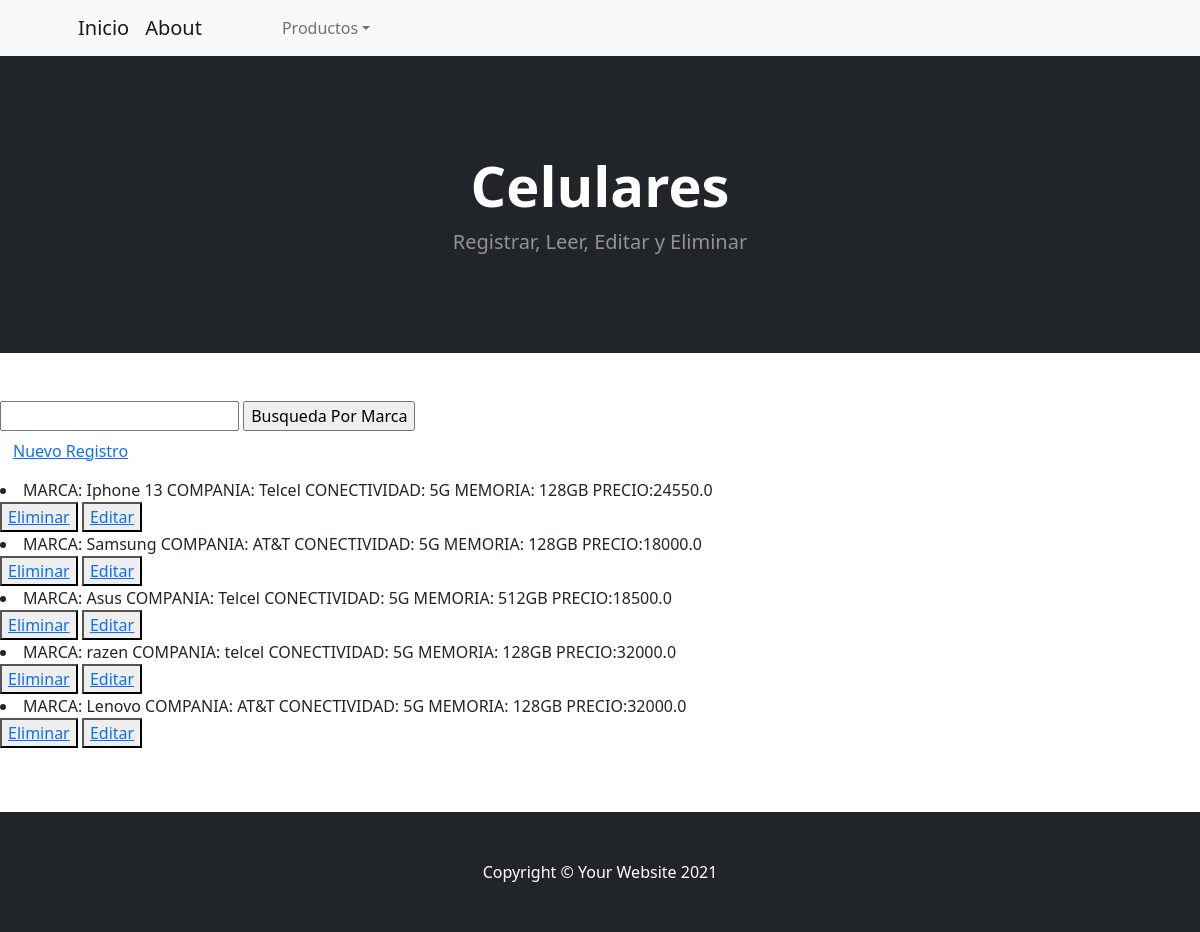
The page /AppTecno/leerCelulares on the database as committed earlier.
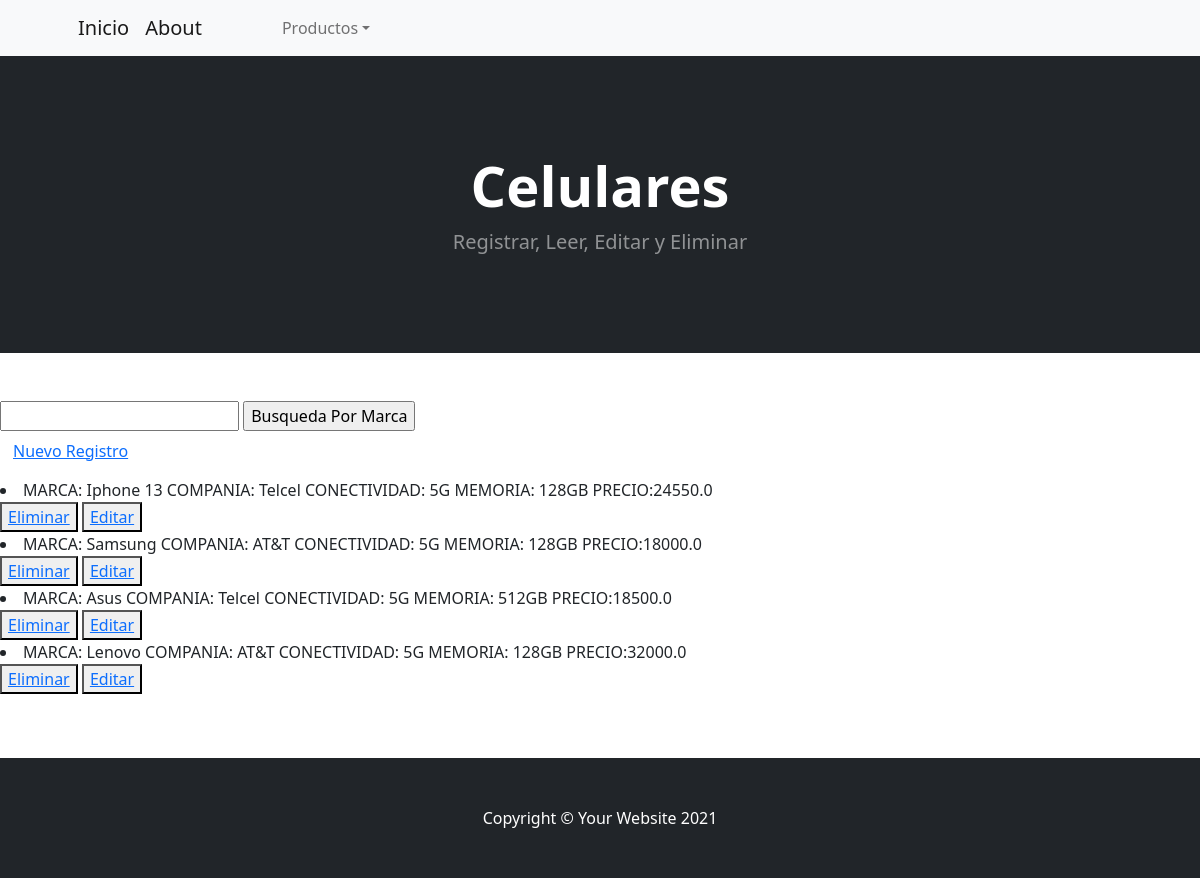
The same page on the database as committed later.
### AppTecno/models.py (models this page shows)
class Celulares(models.Model):
    marca = models.CharField(max_length=10)
    compania = models.CharField(max_length=10)
    conectividad = models. CharField(max_length=3)
    memoria = models.CharField (max_length=6)
    precio = models.FloatField ()
    def __str__(self):
        return f"MARCA: {self.marca} COMPANIA: {self.compania} CONECTIVIDAD: {self.conectividad} MEMORIA: {self.memoria} PRECIO:{self.precio}"

### AppTecno/views.py (the view)
# urls.py: path('leerCelulares',views.leerCelulares,name="LeerCelulares"),
def leerCelulares (request):
    celulares = Celulares.objects.all()
    contexto = {"celulares":celulares}
    return render (request, "AppTecno/leerCelulares.html", contexto)

### AppTecno/templates/AppTecno/leerCelulares.html (shortened to what this page needs)
{%extends "AppInicio/base.html"%}
{%load static%}
{%block dep%}
<a class="navbar-brand" href="#!">About</a>
{%endblock%}
{%block head%}
<h1 class="display-4 fw-bolder">Celulares</h1>
<p class="lead fw-normal text-white-50 mb-0">Registrar, Leer, Editar y Eliminar</p>
{%endblock%}
{%block contenido%}
    <form action="/AppTecno/buscarCelular/" method="GET">
        <input type="text" name="marca" id="marca">
        <input type="submit" value="Busqueda Por Marca">
    </form>
    <h3>
        <button type="button" class="btn btn-link">
        <a href="{% url 'CelularesRegistro' %}">Nuevo Registro</a>
        </button>
    </h3>
    {% for l in celulares %}
        <li>{{l}}</li>
        <button>
            <a href="{% url 'EliminarCelular' l.id %}">Eliminar</a>
        </button>
        <button>
            <a href="{% url 'EditCel' l.id %}">Editar</a>
        </button>
    {% endfor %}
{%endblock%}

Rows that differ between the two databases and show on the page:
removed Celulares: marca+compania+conectividad "MARCA: razen COMPANIA: telcel CONECTIVIDAD: 5G MEMORIA: 128GB PRECIO:32000.0"
